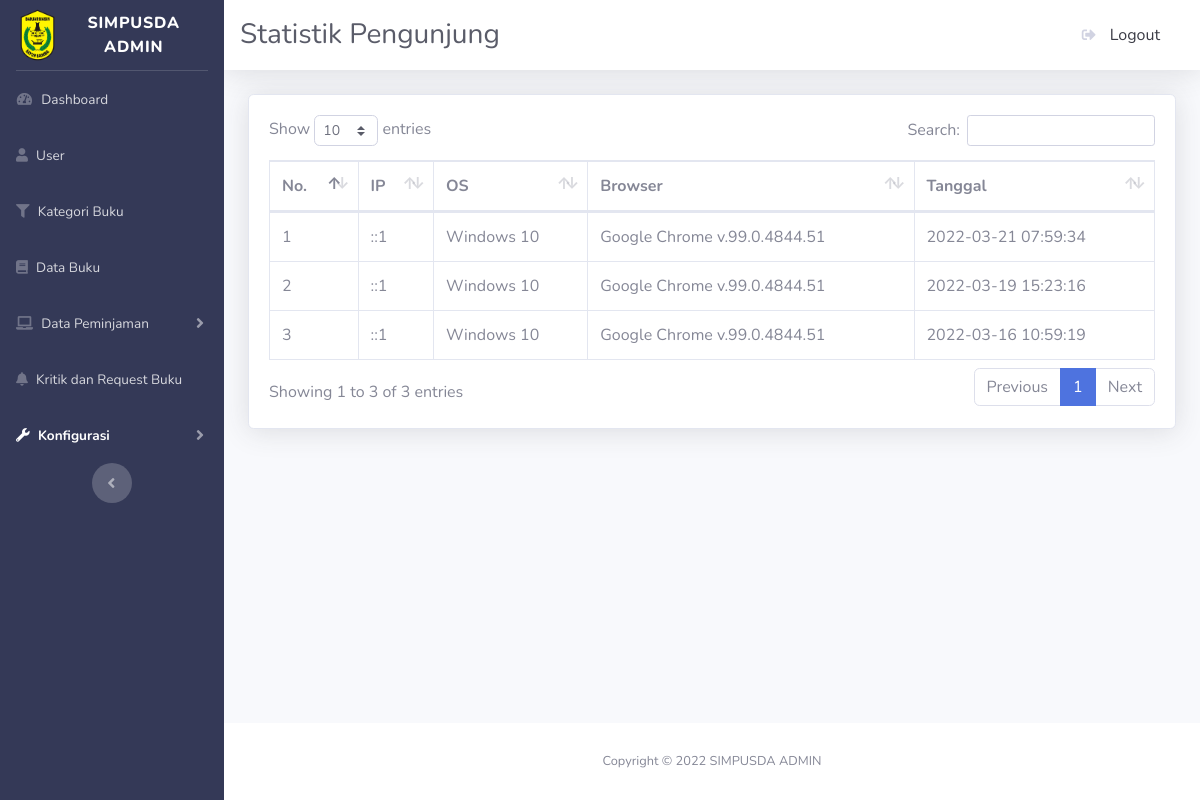
Page /admin/statistikpengunjung.php on the earlier database version.
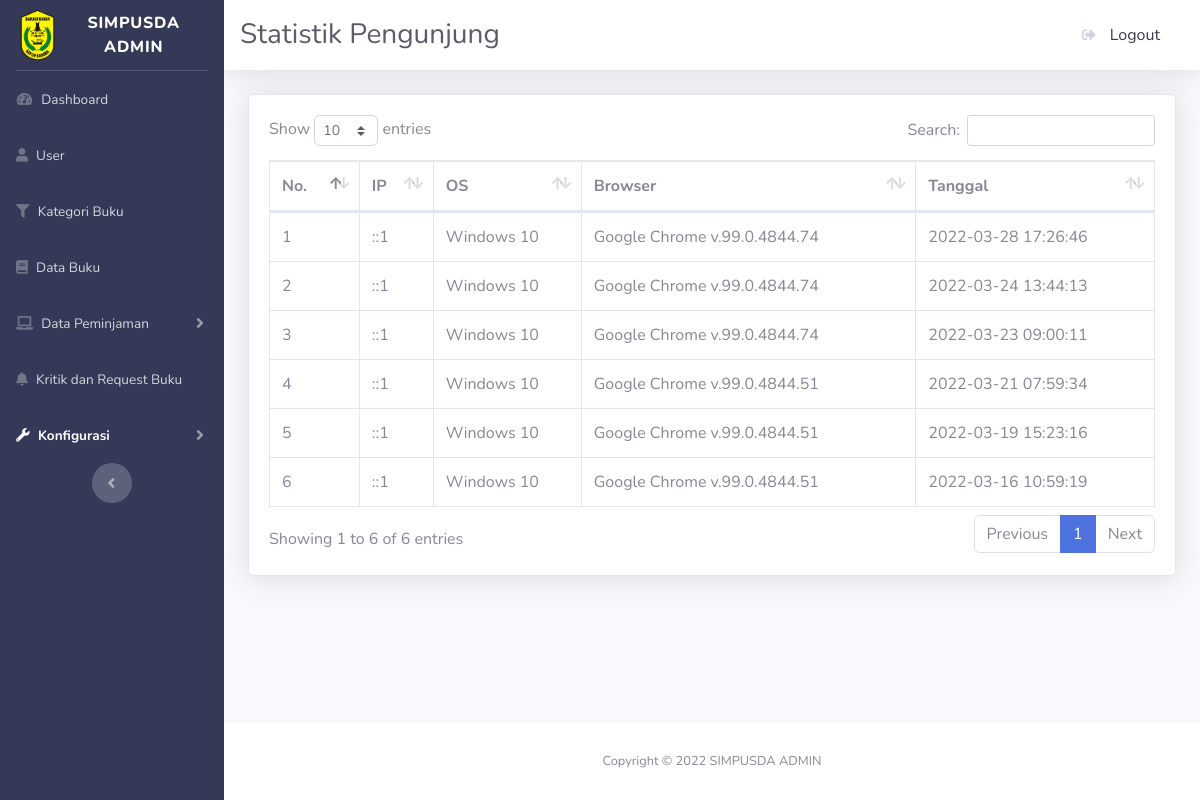
Same page on the later database version.
### tables this page shows
CREATE TABLE `l_statistik` (
  `id` int(10) UNSIGNED NOT NULL,
  `ip` varchar(255) NOT NULL,
  `os` varchar(255) NOT NULL,
  `browser` varchar(255) NOT NULL,
  `tanggal` datetime NOT NULL
);

### admin/statistikpengunjung.php (the view, shortened to what the changed rows need)
<?php
include_once("config.php");
$stmt_statistik = $pdo_conn->prepare("SELECT * FROM l_statistik ORDER BY tanggal DESC");
$stmt_statistik->execute();
$result_statistik = $stmt_statistik->fetchAll();
?>
<!DOCTYPE html>
<html lang="en">
<head>
    <link href="vendor/fontawesome-free/css/all.min.css" rel="stylesheet" type="text/css">
    <link href="css/sb-admin-2.min.css" rel="stylesheet">
    <link href="vendor/datatables/dataTables.bootstrap4.min.css" rel="stylesheet">
</head>
<body id="page-top">
    <div id="wrapper">
        <div id="content-wrapper" class="d-flex flex-column">
            <div id="content">
                <div class="container-fluid">
                    <div class="card shadow mb-4">
                        <div class="card-body">
                            <div class="table-responsive">
                                <table class="table table-bordered" id="dataTable" width="100%" cellspacing="0">
                                <thead>
                                        <tr>
                                          <th scope="col">No.</th>
                                          <th scope="col">IP</th>
                                          <th scope="col">OS</th>
                                          <th scope="col">Browser</th>
                                          <th scope="col">Tanggal</th>
                                        </tr>
                                      </thead>
                                      <tbody>
                                      <?php
                                      $no = 1;
                                      foreach($result_statistik as $user_data){ ?>
                                          <tr>
                                            <td><?php echo $no++;?></td>
                                            <td><?php echo $user_data['ip'];?></td>
                                            <td><?php echo $user_data['os'];?></td>
                                            <td><?php echo $user_data['browser'];?></td>
                                            <td><?php echo $user_data['tanggal'];?></td>
                                          </tr>
                                          <?php
                                            }
                                          ?>
                                    </tbody>
                                </table>
                            </div>
                        </div>
                    </div>
                </div>
            </div>
        </div>
    </div>
</body>
</html>

Differences in the rows shown:
added l_statistik: ip "::1", os "Windows 10", browser "Google Chrome v.99.0.4844.74", tanggal "2022-03-28 17:26:46"
added l_statistik: ip "::1", os "Windows 10", browser "Google Chrome v.99.0.4844.74", tanggal "2022-03-24 13:44:13"
added l_statistik: ip "::1", os "Windows 10", browser "Google Chrome v.99.0.4844.74", tanggal "2022-03-23 09:00:11"
Other differences:
text written by a page script: "Show entries Search: Showing 1 to 3 of 3 entries Previous 1 Next" → "Show entries Search: Showing 1 to 6 of 6 entries Previous 1 Next"
